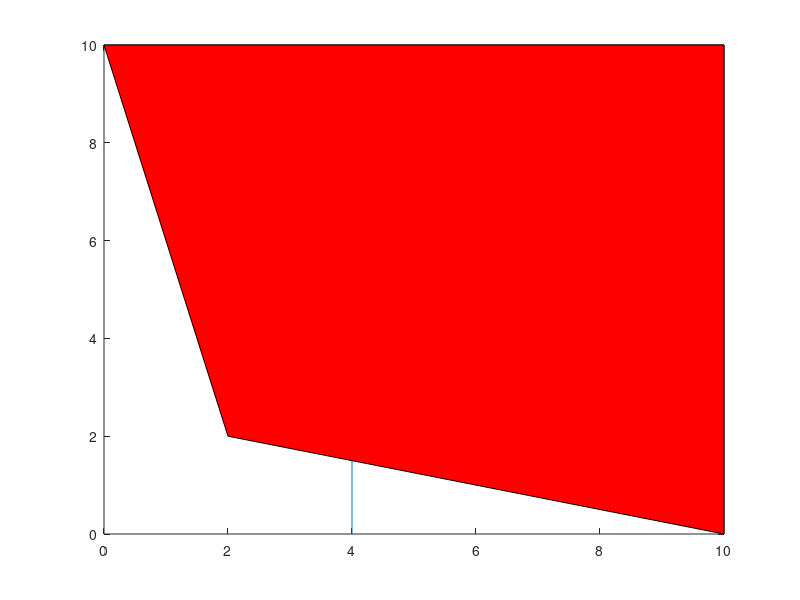

Reproduce this figure in MATLAB.
clc,close all, clear
% x1=[1:1:10];
% x2=[1:2:100];
% 
% y1=2*x1+2;
% y2=2*x2;
% figure;
% plot(x1,y1,x2,y2,':')


y=[0,10];
x=[4,4];
figure, plot(x,y)

x = [2 10 10 0];
y = [2 0 10 10];
patch(x,y,'red')